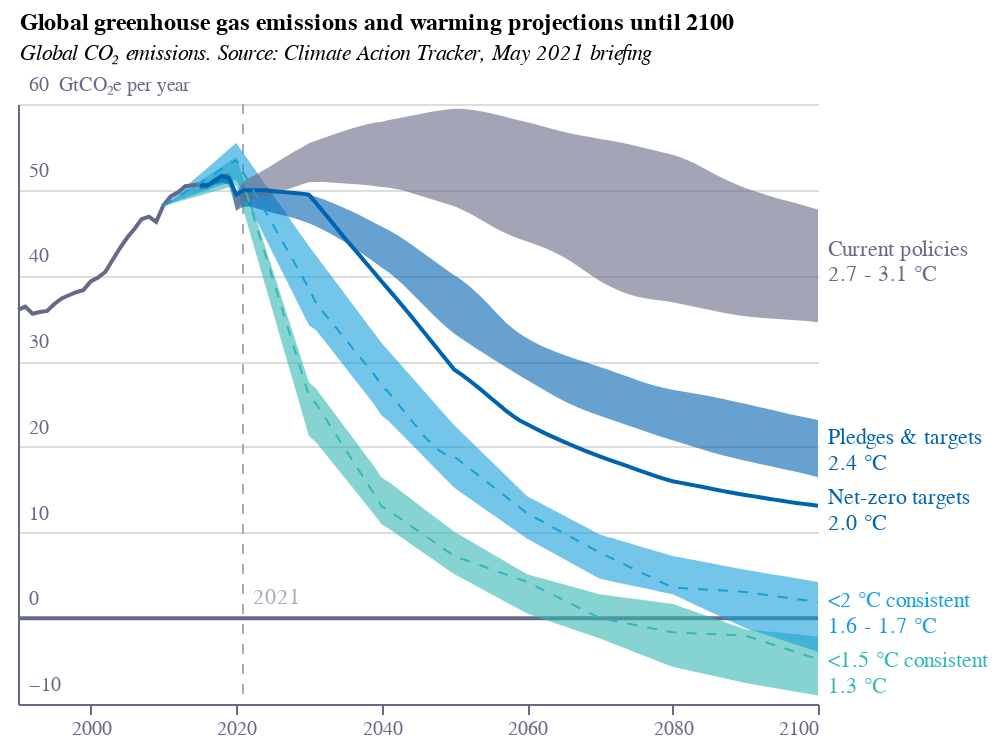

Source (notebook cell):
### Code cell
base = alt.Chart(f1).encode(
    x=alt.X(
        "year:Q",
        axis=alt.Axis(
            grid=False,
            titleAlign="center",
            titleAnchor="middle",
            title="",
            labelColor=colors["eco-gray"],
            titleColor=colors["eco-gray"],
            tickColor=colors["eco-gray"],
            domainColor=colors["eco-gray"],
            tickCount=5,
            orient="bottom",
            labelAngle=0,
            format=".0f",
            # zindex=1,
            # offset=-43
        ),
    )
)
line1 = (
    base.mark_line(color=colors["eco-gray"])
    .encode(
        y=alt.Y(
            "historical:Q",
            axis=alt.Axis(
                grid=True,
                title="GtCO₂e per year",
                titleAnchor="start",
                labelColor=colors["eco-gray"],
                titleColor=colors["eco-gray"],
                tickColor=colors["eco-gray"],
                domainColor=colors["eco-gray"],
                titleFontSize=10,
                titleFontWeight="normal",
                ticks=False,
                labelAlign="left",
                labelBaseline="middle",
                labelPadding=-5,
                labelOffset=-10,
                titleX=20,
                titleY=-5,
                titleBaseline="bottom",
                titleAngle=0,
                titleAlign="left",
                tickCount=7,
                format=".0f",
            ),
        )
    )
    .transform_filter('datum.scenario=="historical"')
)
line2 = (
    base.mark_line(color=colors["eco-mid-blue"])
    .encode(y=alt.Y("optimistic:Q"))
    .transform_filter('datum.scenario=="optimistic"')
)
line3 = (
    base.mark_line(color=colors["eco-turquiose"], strokeDash=[5, 5], strokeWidth=1)
    .encode(y=alt.Y("median:Q"))
    .transform_filter('datum.scenario=="c1"')
)
line4 = (
    base.mark_line(color=colors["eco-light-blue"], strokeDash=[5, 5], strokeWidth=1)
    .encode(y=alt.Y("median:Q"))
    .transform_filter('datum.scenario=="c2"')
)
area1 = line3.mark_area(color=colors["eco-turquiose"], opacity=0.6).encode(
    y="low:Q", y2="high:Q"
)
area2 = line4.mark_area(color=colors["eco-light-blue"], opacity=0.6).encode(
    y="low:Q", y2="high:Q"
)
area3 = (
    base.mark_area(color=colors["eco-mid-blue"], opacity=0.6)
    .encode(y="low:Q", y2="high:Q")
    .transform_filter('datum.scenario=="pledges"')
)
area4 = (
    base.mark_area(color=colors["eco-gray"], opacity=0.6)
    .encode(
        y="low:Q",
        y2="high:Q",
    )
    .transform_filter('datum.scenario=="current"')
)
ruler = (
    base.mark_line(color=colors["eco-gray"]).encode(y="y:Q").transform_calculate(y="0")
)
r2021 = (
    base.mark_rule(
        color=scale_lightness(colors["eco-gray"], 1.5),
        strokeDash=[5, 5],
        strokeWidth=0.5,
    )
    .encode(x="x:Q")
    .transform_calculate(x="2021")
)
text2021 = (
    alt.Chart(pd.DataFrame([{"x": 2021, "y": 0, "t": "2021"}]))
    .mark_text(
        color=scale_lightness(colors["eco-gray"], 1.5),
        align="left",
        baseline="bottom",
        dx=5,
        dy=-5,
    )
    .encode(x="x:Q", y="y:Q", text="t:N")
)
text1 = (
    alt.Chart(
        pd.DataFrame(
            [
                {"x": 2100, "y": 43, "t": "Current policies"},
                {"x": 2100, "y": 40, "t": "2.7 - 3.1 °C"},
            ]
        )
    )
    .mark_text(color=colors["eco-gray"], align="left", dx=5)
    .encode(x="x:Q", y="y:Q", text="t:N")
)
text2 = (
    alt.Chart(
        pd.DataFrame(
            [
                {"x": 2100, "y": 21, "t": "Pledges & targets"},
                {"x": 2100, "y": 18, "t": "2.4 °C"},
            ]
        )
    )
    .mark_text(color=colors["eco-mid-blue"], align="left", dx=5)
    .encode(x="x:Q", y="y:Q", text="t:N")
)
text3 = (
    alt.Chart(
        pd.DataFrame(
            [
                {"x": 2100, "y": 14, "t": "Net-zero targets"},
                {"x": 2100, "y": 11, "t": "2.0 °C"},
            ]
        )
    )
    .mark_text(color=colors["eco-mid-blue"], align="left", dx=5)
    .encode(x="x:Q", y="y:Q", text="t:N")
)
text4 = (
    alt.Chart(
        pd.DataFrame(
            [
                {"x": 2100, "y": 2, "t": "<2 °C consistent"},
                {"x": 2100, "y": -1, "t": "1.6 - 1.7 °C"},
            ]
        )
    )
    .mark_text(color=colors["eco-light-blue"], align="left", dx=5)
    .encode(x="x:Q", y="y:Q", text="t:N")
)
text5 = (
    alt.Chart(
        pd.DataFrame(
            [
                {"x": 2100, "y": -5, "t": "<1.5 °C consistent"},
                {"x": 2100, "y": -8, "t": "1.3 °C"},
            ]
        )
    )
    .mark_text(color=colors["eco-turquiose"], align="left", dx=5)
    .encode(x="x:Q", y="y:Q", text="t:N")
)
title = alt.TitleParams(
    "Global greenhouse gas emissions and warming projections until 2100",
    subtitle=[
        "Global CO₂ emissions. Source: Climate Action Tracker, May 2021 briefing"
    ],
    anchor="start",
    align="left",
    dx=5,
    fontSize=12,
    subtitleFontSize=11,
    subtitleFontStyle="italic",
)
layer1 = (
    (
        (
            ruler
            + r2021
            + area1
            + area2
            + area3
            + area4
            + line1
            + line2
            + line3
            + line4
            + text2021
            + text1
            + text2
            + text3
            + text4
            + text5
        ).properties(height=300, width=400)
    )
    .configure_view(stroke=None)
    .properties(title=title)
)
layer1.save("visualisation/" + f + ".json")
layer1.save("visualisation/" + f + ".png", scale_factor=2.0)
layer1.save("visualisation/" + f + ".svg")
open("README.md", "w").write(readme)
layer1

### Figure 1 — Vega-Lite specification as saved in the notebook (floating-point values rounded to 4 significant figures; data arrays with more than 128 entries replaced by an {"elided": "..."} marker saying what was removed)
{"config": {"view": {"continuousWidth": 400, "continuousHeight": 300, "stroke": null}}, "layer": [{"mark": {"type": "line", "color": "#676A86"}, "encoding": {"x": {"type": "quantitative", "axis": {"domainColor": "#676A86", "format": ".0f", "grid": false, "labelAngle": 0, "labelColor": "#676A86", "orient": "bottom", "tickColor": "#676A86", "tickCount": 5, "title": "", "titleAlign": "center", "titleAnchor": "middle", "titleColor": "#676A86"}, "field": "year"}, "y": {"type": "quantitative", "field": "y"}}, "transform": [{"calculate": "0", "as": "y"}]}, {"mark": {"type": "rule", "color": "#a8aabc", "strokeDash": [5, 5], "strokeWidth": 0.5}, "encoding": {"x": {"type": "quantitative", "field": "x"}}, "transform": [{"calculate": "2021", "as": "x"}]}, {"mark": {"type": "area", "color": "#36B7B4", "opacity": 0.6}, "encoding": {"x": {"type": "quantitative", "axis": {"domainColor": "#676A86", "format": ".0f", "grid": false, "labelAngle": 0, "labelColor": "#676A86", "orient": "bottom", "tickColor": "#676A86", "tickCount": 5, "title": "", "titleAlign": "center", "titleAnchor": "middle", "titleColor": "#676A86"}, "field": "year"}, "y": {"type": "quantitative", "field": "low"}, "y2": {"field": "high"}}, "transform": [{"filter": "datum.scenario==\"c1\""}]}, {"mark": {"type": "area", "color": "#179FDB", "opacity": 0.6}, "encoding": {"x": {"type": "quantitative", "axis": {"domainColor": "#676A86", "format": ".0f", "grid": false, "labelAngle": 0, "labelColor": "#676A86", "orient": "bottom", "tickColor": "#676A86", "tickCount": 5, "title": "", "titleAlign": "center", "titleAnchor": "middle", "titleColor": "#676A86"}, "field": "year"}, "y": {"type": "quantitative", "field": "low"}, "y2": {"field": "high"}}, "transform": [{"filter": "datum.scenario==\"c2\""}]}, {"mark": {"type": "area", "color": "#0063AF", "opacity": 0.6}, "encoding": {"x": {"type": "quantitative", "axis": {"domainColor": "#676A86", "format": ".0f", "grid": false, "labelAngle": 0, "labelColor": "#676A86", "orient": "bottom", "tickColor": "#676A86", "tickCount": 5, "title": "", "titleAlign": "center", "titleAnchor": "middle", "titleColor": "#676A86"}, "field": "year"}, "y": {"type": "quantitative", "field": "low"}, "y2": {"field": "high"}}, "transform": [{"filter": "datum.scenario==\"pledges\""}]}, {"mark": {"type": "area", "color": "#676A86", "opacity": 0.6}, "encoding": {"x": {"type": "quantitative", "axis": {"domainColor": "#676A86", "format": ".0f", "grid": false, "labelAngle": 0, "labelColor": "#676A86", "orient": "bottom", "tickColor": "#676A86", "tickCount": 5, "title": "", "titleAlign": "center", "titleAnchor": "middle", "titleColor": "#676A86"}, "field": "year"}, "y": {"type": "quantitative", "field": "low"}, "y2": {"field": "high"}}, "transform": [{"filter": "datum.scenario==\"current\""}]}, {"mark": {"type": "line", "color": "#676A86"}, "encoding": {"x": {"type": "quantitative", "axis": {"domainColor": "#676A86", "format": ".0f", "grid": false, "labelAngle": 0, "labelColor": "#676A86", "orient": "bottom", "tickColor": "#676A86", "tickCount": 5, "title": "", "titleAlign": "center", "titleAnchor": "middle", "titleColor": "#676A86"}, "field": "year"}, "y": {"type": "quantitative", "axis": {"domainColor": "#676A86", "format": ".0f", "grid": true, "labelAlign": "left", "labelBaseline": "middle", "labelColor": "#676A86", "labelOffset": -10, "labelPadding": -5, "tickColor": "#676A86", "tickCount": 7, "ticks": false, "title": "GtCO₂e per year", "titleAlign": "left", "titleAnchor": "start", "titleAngle": 0, "titleBaseline": "bottom", "titleColor": "#676A86", "titleFontSize": 10, "titleFontWeight": "normal", "titleX": 20, "titleY": -5}, "field": "historical"}}, "transform": [{"filter": "datum.scenario==\"historical\""}]}, {"mark": {"type": "line", "color": "#0063AF"}, "encoding": {"x": {"type": "quantitative", "axis": {"domainColor": "#676A86", "format": ".0f", "grid": false, "labelAngle": 0, "labelColor": "#676A86", "orient": "bottom", "tickColor": "#676A86", "tickCount": 5, "title": "", "titleAlign": "center", "titleAnchor": "middle", "titleColor": "#676A86"}, "field": "year"}, "y": {"type": "quantitative", "field": "optimistic"}}, "transform": [{"filter": "datum.scenario==\"optimistic\""}]}, {"mark": {"type": "line", "color": "#36B7B4", "strokeDash": [5, 5], "strokeWidth": 1}, "encoding": {"x": {"type": "quantitative", "axis": {"domainColor": "#676A86", "format": ".0f", "grid": false, "labelAngle": 0, "labelColor": "#676A86", "orient": "bottom", "tickColor": "#676A86", "tickCount": 5, "title": "", "titleAlign": "center", "titleAnchor": "middle", "titleColor": "#676A86"}, "field": "year"}, "y": {"type": "quantitative", "field": "median"}}, "transform": [{"filter": "datum.scenario==\"c1\""}]}, {"mark": {"type": "line", "color": "#179FDB", "strokeDash": [5, 5], "strokeWidth": 1}, "encoding": {"x": {"type": "quantitative", "axis": {"domainColor": "#676A86", "format": ".0f", "grid": false, "labelAngle": 0, "labelColor": "#676A86", "orient": "bottom", "tickColor": "#676A86", "tickCount": 5, "title": "", "titleAlign": "center", "titleAnchor": "middle", "titleColor": "#676A86"}, "field": "year"}, "y": {"type": "quantitative", "field": "median"}}, "transform": [{"filter": "datum.scenario==\"c2\""}]}, {"data": {"name": "data-5f2c5abf771b73a2fd97555635701e67"}, "mark": {"type": "text", "align": "left", "baseline": "bottom", "color": "#a8aabc", "dx": 5, "dy": -5}, "encoding": {"text": {"type": "nominal", "field": "t"}, "x": {"type": "quantitative", "field": "x"}, "y": {"type": "quantitative", "field": "y"}}}, {"data": {"name": "data-07e30ba3bbc530a690827eb002d5b0d4"}, "mark": {"type": "text", "align": "left", "color": "#676A86", "dx": 5}, "encoding": {"text": {"type": "nominal", "field": "t"}, "x": {"type": "quantitative", "field": "x"}, "y": {"type": "quantitative", "field": "y"}}}, {"data": {"name": "data-20806710ddcc25ac660dfaafa97d8c8f"}, "mark": {"type": "text", "align": "left", "color": "#0063AF", "dx": 5}, "encoding": {"text": {"type": "nominal", "field": "t"}, "x": {"type": "quantitative", "field": "x"}, "y": {"type": "quantitative", "field": "y"}}}, {"data": {"name": "data-4d99a30ca7097abd745c1e0503ed7784"}, "mark": {"type": "text", "align": "left", "color": "#0063AF", "dx": 5}, "encoding": {"text": {"type": "nominal", "field": "t"}, "x": {"type": "quantitative", "field": "x"}, "y": {"type": "quantitative", "field": "y"}}}, {"data": {"name": "data-4d5af1f0029709a961c92a6c73d3e6d3"}, "mark": {"type": "text", "align": "left", "color": "#179FDB", "dx": 5}, "encoding": {"text": {"type": "nominal", "field": "t"}, "x": {"type": "quantitative", "field": "x"}, "y": {"type": "quantitative", "field": "y"}}}, {"data": {"name": "data-6117b7140dd51057caa6eeeb0d31c98a"}, "mark": {"type": "text", "align": "left", "color": "#36B7B4", "dx": 5}, "encoding": {"text": {"type": "nominal", "field": "t"}, "x": {"type": "quantitative", "field": "x"}, "y": {"type": "quantitative", "field": "y"}}}], "data": {"name": "data-0daff0b663d9552be609dc15b02a2d33"}, "height": 300, "title": {"text": "Global greenhouse gas emissions and warming projections until 2100", "align": "left", "anchor": "start", "dx": 5, "fontSize": 12, "subtitle": ["Global CO₂ emissions. Source: Climate Action Tracker, May 2021 briefing"], "subtitleFontSize": 11, "subtitleFontStyle": "italic"}, "width": 400, "$schema": "https://vega.github.io/schema/vega-lite/v4.8.1.json", "datasets": {"data-0daff0b663d9552be609dc15b02a2d33": {"elided": "467 records"}, "data-5f2c5abf771b73a2fd97555635701e67": [{"x": 2021, "y": 0, "t": "2021"}], "data-07e30ba3bbc530a690827eb002d5b0d4": [{"x": 2100, "y": 43, "t": "Current policies"}, {"x": 2100, "y": 40, "t": "2.7 - 3.1 °C"}], "data-20806710ddcc25ac660dfaafa97d8c8f": [{"x": 2100, "y": 21, "t": "Pledges & targets"}, {"x": 2100, "y": 18, "t": "2.4 °C"}], "data-4d99a30ca7097abd745c1e0503ed7784": [{"x": 2100, "y": 14, "t": "Net-zero targets"}, {"x": 2100, "y": 11, "t": "2.0 °C"}], "data-4d5af1f0029709a961c92a6c73d3e6d3": [{"x": 2100, "y": 2, "t": "<2 °C consistent"}, {"x": 2100, "y": -1, "t": "1.6 - 1.7 °C"}], "data-6117b7140dd51057caa6eeeb0d31c98a": [{"x": 2100, "y": -5, "t": "<1.5 °C consistent"}, {"x": 2100, "y": -8, "t": "1.3 °C"}]}}
